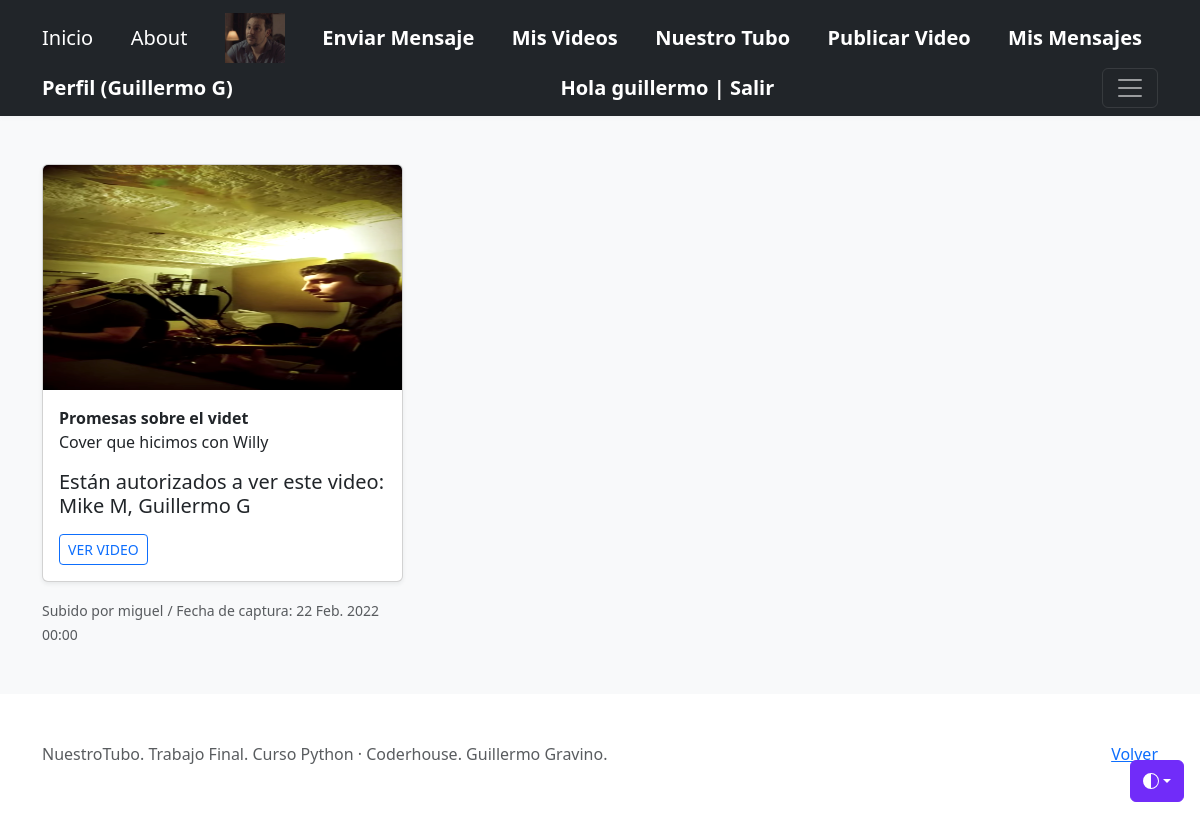
The page /videos/6/detail (signed in) on the database its author committed.
### AdminVideos/models.py (models this page shows, shortened)
class Profile(models.Model):
     user = models.OneToOneField(User, on_delete=models.CASCADE, related_name="profile")
     nombre_completo = models.CharField(max_length=80, blank=False)
     avatar = models.ImageField(upload_to="avatares", null=True, blank=True)
     @property
     def avatar_url(self):
        return self.avatar.url if self.avatar else '/media/avatares/default-avatar.png'

class Video(models.Model):
    nombre_video = models.CharField(max_length=30)
    url_video = models.CharField(max_length=80, blank=False)
    descripcion_video = models.CharField(max_length=300)
    quienes_aparecen = models.CharField('Ingresá el nombre y apellido de quienes participan en el video, separados por coma', max_length=120, blank=False)
    propietario = models.ForeignKey(to=User, on_delete=models.CASCADE, related_name="propietario")
    image = models.ImageField("Subí una imagen que identifique al video (o un fotograma del mismo)", upload_to="videos/", null=True, blank=True)
    fecha_video= models.DateTimeField("Fecha de captura del video:")
    @property
    def image_url(self):
        return self.image.url if self.image else '/media/videos/nuestrotubo.png'

### AdminVideos/views.py (the view)
# urls.py: path('videos/<pk>/detail', VideoDetail.as_view(), name="videos-detail"),
class VideoDetail(DetailView):
    model = Video
    context_object_name = "video"

### AdminVideos/templates/AdminVideos/video_detail.html (shortened to what this page needs)
{% extends "AdminVideos/base.html" %}
{% load static %}
{% block principal %}
<div class="album py-5 bg-body-tertiary">
  <div class="container">
      <div class="row row-cols-1 row-cols-sm-2 row-cols-md-3 g-3">
        <div class="col">
            <div class="card shadow-sm">
              <img class="card-img-top" style="height: 225px; width: 100%; display: block" src="{{video.image_url}}" data-holder-rendered="true">
              <div class="card-body">
                <strong><p class="card-text">{{ video.nombre_video }}</p></strong>
                <p class="card-text">{{ video.descripcion_video }}</p>
                <h5>Están autorizados a ver este video:  {{video.quienes_aparecen}} </h5>
                <a href="{{video.url_video}}" type="button" class="btn btn-sm btn-outline-primary">VER VIDEO</a>
                {% if user.id == video.propietario.id %}
                  <a href="{% url 'videos-delete' video.id %}" type="button" class="btn btn-sm btn-outline-secondary">Eliminar</a>
                  <a href="{% url 'videos-update' video.id %}" type="button"  class="btn btn-sm btn-outline-secondary">Editar</a>
              </div>
            </div>
                 <p></p>
                 <small class="text-muted">Subido por mi.</small>
                {% else %}
              </div>
            </div>
                 <small class="text-muted">Subido por {{ video.propietario }}</small>
                {% endif %}
                  <small class="text-muted"> / Fecha de captura: {{ video.fecha_video }}</small>
              </div>
            </div>
        </div>
      </div>
{% endblock %}

### AdminVideos/templates/AdminVideos/base.html (shortened to what this page needs)
<!DOCTYPE html>
<html lang="es-AR">
<head>
   {% load static %}
<link href="{% static 'AdminVideos/css/bootstrap.min.css' %}" rel="stylesheet">
</head>
<body>
  <body>
    <div class="dropdown position-fixed bottom-0 end-0 mb-3 me-3 bd-mode-toggle">
      <button class="btn btn-bd-primary py-2 dropdown-toggle d-flex align-items-center"
              id="bd-theme"
              type="button"
              aria-expanded="false"
              data-bs-toggle="dropdown"
              aria-label="Toggle theme (auto)">
        <svg class="bi my-1 theme-icon-active" width="1em" height="1em"><use href="#circle-half"></use></svg>
      </button>
    </div>
<header data-bs-theme="dark">
  <div class="navbar navbar-dark bg-dark shadow-sm">
    <div class="container">
      <a href="{% url 'index' %}" class="navbar-brand d-flex align-items-center">
        Inicio
      </a>
      <a href="{% url 'about' %}" class="navbar-brand d-flex align-items-center">
        About
      </a>
      {%if user.profile.avatar_url %}
          <a href="{% url 'about' %}" class="navbar-brand d-flex align-items-center">
            <img src="{{user.profile.avatar_url}}" height="50" width="60">
          </a>
      {% endif %}
      <a href="{% url 'mensaje-create' %}" class="navbar-brand d-flex align-items-center">
        <strong>Enviar Mensaje</strong>
      </a>
      {% if user.is_authenticated  %}
        <a href= "{% url 'videos-mine' %}" class="navbar-brand d-flex align-items-center">
          <strong>Mis Videos</strong>
        </a>
      <a href="{% url 'videos-list' %}" class="navbar-brand d-flex align-items-center">
        <strong>Nuestro Tubo</strong>
      </a>
      <a href="{% url 'videos-create' %}" class="navbar-brand d-flex align-items-center">
        <strong>Publicar Video</strong>
      </a>
      <a href="{% url 'mensaje-list' %}" class="navbar-brand d-flex align-items-center">
        <strong>Mis Mensajes</strong>
      </a>
      {% if user.profile %}
        <a href="{% url 'profile-update' user.profile.id %}" class="navbar-brand d-flex align-items-center">
          <strong>Perfil ({{user.profile.nombre_completo}})</strong>
        </a>
      {% else %}
        <a href="{% url 'profile-create' %}" class="navbar-brand d-flex align-items-center">
          <strong>Completar Perfil</strong>
        </a>
    {% endif %}
    <a href="{% url 'logout' %}" class="navbar-brand d-flex align-items-center">
      <strong>Hola {{user.username}} | Salir</strong>
    </a>
  {% endif %}
  <button class="navbar-toggler" type="button" data-bs-toggle="collapse" data-bs-target="#navbarHeader" aria-controls="navbarHeader" aria-expanded="false" aria-label="Toggle navigation">
    <span class="navbar-toggler-icon"></span>
    </button>
  </div>
</div>
</header>
{% block principal %}
{% endblock %}
<footer class="text-muted py-5">
    <div class="container">
      <p class="float-end mb-1">
        <a href="{% url 'videos-list' %}">Volver</a>
      </p>
      <p class="mb-1">NuestroTubo. Trabajo Final. Curso Python · Coderhouse. Guillermo Gravino.</p>
    </div>
 </footer>
  </body></html>

### AdminVideos/templates/AdminVideos/base.html (style rules this page uses)
.bi { vertical-align: -.125em; fill: currentColor; }
.btn-bd-primary { --bd-violet-bg: #712cf9; --bd-violet-rgb: 112.520718, 44.062154, 249.437846; --bs-btn-font-weight: 600; --bs-btn-color: var(--bs-white); --bs-btn-bg: var(--bd-violet-bg); --bs-btn-border-color: var(--bd-violet-bg); --bs-btn-hover-color: var(--bs-white); --bs-btn-hover-bg: #6528e0; --bs-btn-hover-border-color: #6528e0; --bs-btn-focus-shadow-rgb: var(--bd-violet-rgb); --bs-btn-active-color: var(--bs-btn-hover-color); --bs-btn-active-bg: #5a23c8; --bs-btn-active-border-color: #5a23c8; }
.bd-mode-toggle { z-index: 1500; }

### rows shown on the page
Video: image_url (picture), nombre_video "Promesas sobre el videt", descripcion_video "Cover que hicimos con Willy", quienes_aparecen "Mike M, Guillermo G", propietario "miguel", fecha_video "22 Feb. 2022 00:00"

### other values the page prints
{{ user.profile.nombre_completo }} "Guillermo G"
{{ user.username }} "guillermo"
